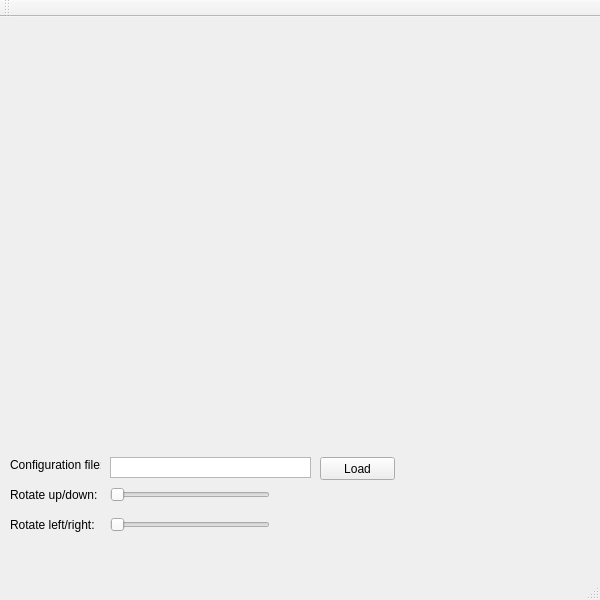
<?xml version="1.0" encoding="UTF-8"?>
<ui version="4.0">
 <class>ShadersClass</class>
 <widget class="QMainWindow" name="ShadersClass">
  <property name="geometry">
   <rect>
    <x>0</x>
    <y>0</y>
    <width>600</width>
    <height>600</height>
   </rect>
  </property>
  <property name="windowTitle">
   <string>Shaders</string>
  </property>
  <widget class="QWidget" name="centralWidget">
   <widget class="MyGLWidget" name="widget" native="true">
    <property name="geometry">
     <rect>
      <x>10</x>
      <y>10</y>
      <width>571</width>
      <height>411</height>
     </rect>
    </property>
   </widget>
   <widget class="QLabel" name="label">
    <property name="geometry">
     <rect>
      <x>10</x>
      <y>440</y>
      <width>91</width>
      <height>16</height>
     </rect>
    </property>
    <property name="text">
     <string>Configuration file:</string>
    </property>
   </widget>
   <widget class="QLabel" name="label_2">
    <property name="geometry">
     <rect>
      <x>10</x>
      <y>470</y>
      <width>91</width>
      <height>16</height>
     </rect>
    </property>
    <property name="text">
     <string>Rotate up/down:</string>
    </property>
   </widget>
   <widget class="QLabel" name="label_3">
    <property name="geometry">
     <rect>
      <x>10</x>
      <y>500</y>
      <width>91</width>
      <height>16</height>
     </rect>
    </property>
    <property name="text">
     <string>Rotate left/right:</string>
    </property>
   </widget>
   <widget class="QSlider" name="horizontalSlider">
    <property name="geometry">
     <rect>
      <x>110</x>
      <y>470</y>
      <width>160</width>
      <height>16</height>
     </rect>
    </property>
    <property name="orientation">
     <enum>Qt::Horizontal</enum>
    </property>
   </widget>
   <widget class="QSlider" name="horizontalSlider_2">
    <property name="geometry">
     <rect>
      <x>110</x>
      <y>500</y>
      <width>160</width>
      <height>16</height>
     </rect>
    </property>
    <property name="orientation">
     <enum>Qt::Horizontal</enum>
    </property>
   </widget>
   <widget class="QTextEdit" name="textEdit">
    <property name="geometry">
     <rect>
      <x>110</x>
      <y>440</y>
      <width>201</width>
      <height>21</height>
     </rect>
    </property>
    <property name="verticalScrollBarPolicy">
     <enum>Qt::ScrollBarAlwaysOff</enum>
    </property>
   </widget>
   <widget class="QPushButton" name="pushButton">
    <property name="geometry">
     <rect>
      <x>320</x>
      <y>440</y>
      <width>75</width>
      <height>23</height>
     </rect>
    </property>
    <property name="text">
     <string>Load</string>
    </property>
   </widget>
  </widget>
  <widget class="QMenuBar" name="menuBar">
   <property name="geometry">
    <rect>
     <x>0</x>
     <y>0</y>
     <width>600</width>
     <height>21</height>
    </rect>
   </property>
  </widget>
  <widget class="QToolBar" name="mainToolBar">
   <attribute name="toolBarArea">
    <enum>TopToolBarArea</enum>
   </attribute>
   <attribute name="toolBarBreak">
    <bool>false</bool>
   </attribute>
  </widget>
  <widget class="QStatusBar" name="statusBar"/>
 </widget>
 <layoutdefault spacing="6" margin="11"/>
 <customwidgets>
  <customwidget>
   <class>MyGLWidget</class>
   <extends>QWidget</extends>
   <header location="global">myglwidget.h</header>
   <container>1</container>
   <slots>
    <slot>updateFile()</slot>
    <slot>rUD(int)</slot>
    <slot>rLR(int)</slot>
   </slots>
  </customwidget>
 </customwidgets>
 <resources>
  <include location="shaders.qrc"/>
 </resources>
 <connections>
  <connection>
   <sender>horizontalSlider</sender>
   <signal>valueChanged(int)</signal>
   <receiver>widget</receiver>
   <slot>rUD(int)</slot>
   <hints>
    <hint type="sourcelabel">
     <x>260</x>
     <y>512</y>
    </hint>
    <hint type="destinationlabel">
     <x>402</x>
     <y>449</y>
    </hint>
   </hints>
  </connection>
  <connection>
   <sender>horizontalSlider_2</sender>
   <signal>valueChanged(int)</signal>
   <receiver>widget</receiver>
   <slot>rLR(int)</slot>
   <hints>
    <hint type="sourcelabel">
     <x>262</x>
     <y>544</y>
    </hint>
    <hint type="destinationlabel">
     <x>458</x>
     <y>449</y>
    </hint>
   </hints>
  </connection>
  <connection>
   <sender>pushButton</sender>
   <signal>clicked()</signal>
   <receiver>widget</receiver>
   <slot>updateFile()</slot>
   <hints>
    <hint type="sourcelabel">
     <x>387</x>
     <y>485</y>
    </hint>
    <hint type="destinationlabel">
     <x>358</x>
     <y>440</y>
    </hint>
   </hints>
  </connection>
 </connections>
</ui>
